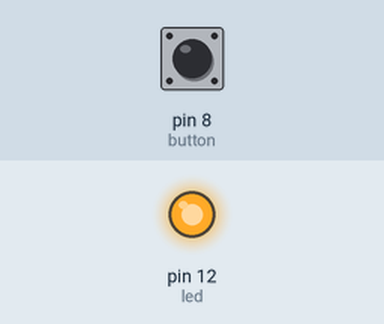
A sketch run on a simulated Arduino Uno, built with avr-gcc and run on an emulated ATmega328P. Parts: output pins drawn as LEDs (lit = HIGH). Inputs (shaded band) come from the test bench; at power-on: pin 8 (button) LOW.

Above: at 1.2 s.
1.3 s: pin 8 (button) pulled HIGH for 0.15 s
At 2.4 s:
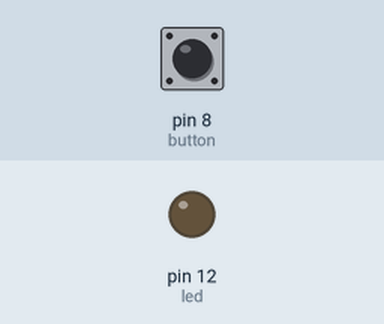
2.9 s: pin 8 (button) pulled HIGH for 1 s
At 3.7 s:
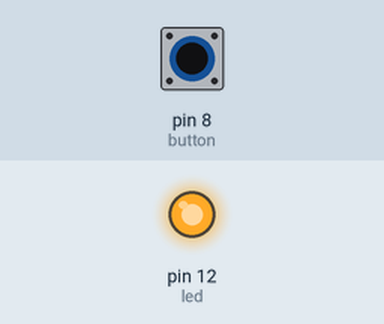
5.4 s: pin 8 (button) pulled HIGH for 3.2 s
At 6.8 s:
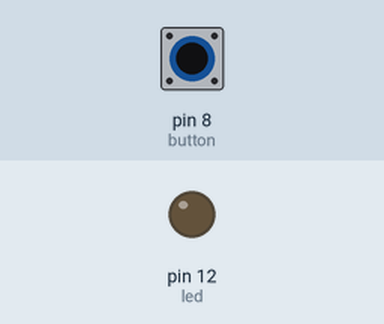
Timing chart, 0 to 8.4 s (numbered marks = the images above; inputs shaded):
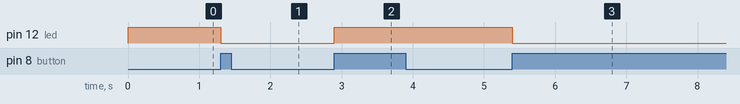

Measured:
- after the input at 1.3 s, pin 12 (led): HIGH → LOW at once
- after the input at 2.9 s, pin 12 (led): LOW → HIGH at once
- after the input at 5.4 s, pin 12 (led): HIGH → LOW at once

The sketch:

ledbutton_0.ino
```cpp
int button = 8;
int led = 12;
int reading;
int previous = LOW;
int output_state = HIGH;

void setup() {
  // put your setup code here, to run once:
pinMode(button, INPUT);
pinMode(led, OUTPUT);
}

void loop() {
  // put your main code here, to run repeatedly:
reading = digitalRead(button);
if(reading == HIGH && previous == LOW){
  if(output_state == HIGH){
    output_state = LOW;
  }
  else{
    output_state = HIGH;
  }
}
  digitalWrite(led, output_state);
  previous = reading;
}
```
